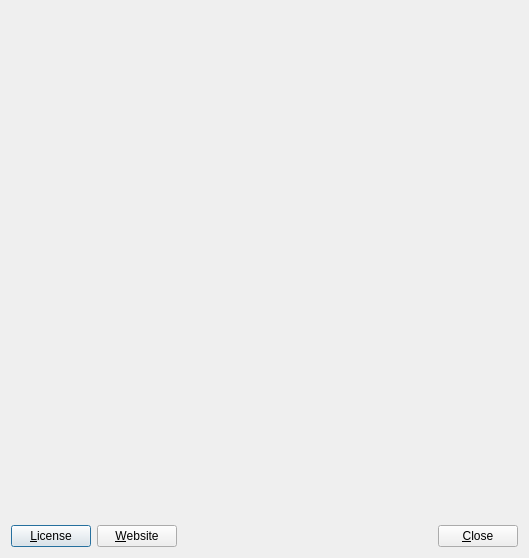
<?xml version="1.0" encoding="UTF-8"?>
<ui version="4.0">
 <class>AboutDialog</class>
 <widget class="QDialog" name="AboutDialog">
  <property name="windowModality">
   <enum>Qt::WindowModal</enum>
  </property>
  <property name="geometry">
   <rect>
    <x>0</x>
    <y>0</y>
    <width>529</width>
    <height>558</height>
   </rect>
  </property>
  <property name="sizePolicy">
   <sizepolicy hsizetype="Fixed" vsizetype="Fixed">
    <horstretch>0</horstretch>
    <verstretch>0</verstretch>
   </sizepolicy>
  </property>
  <property name="windowTitle">
   <string>About gLabels</string>
  </property>
  <property name="modal">
   <bool>true</bool>
  </property>
  <layout class="QVBoxLayout" name="verticalLayout">
   <item>
    <widget class="QLabel" name="Icon">
     <property name="text">
      <string/>
     </property>
     <property name="pixmap">
      <pixmap resource="../images.qrc">:/images/glabels-logo.png</pixmap>
     </property>
     <property name="alignment">
      <set>Qt::AlignCenter</set>
     </property>
    </widget>
   </item>
   <item>
    <widget class="QLabel" name="titleLabel">
     <property name="text">
      <string/>
     </property>
     <property name="pixmap">
      <pixmap resource="../images.qrc">:/images/glabels-label-designer.png</pixmap>
     </property>
     <property name="alignment">
      <set>Qt::AlignCenter</set>
     </property>
    </widget>
   </item>
   <item>
    <widget class="QLabel" name="aboutLabel">
     <property name="text">
      <string/>
     </property>
     <property name="textFormat">
      <enum>Qt::RichText</enum>
     </property>
     <property name="alignment">
      <set>Qt::AlignLeading|Qt::AlignLeft|Qt::AlignTop</set>
     </property>
     <property name="wordWrap">
      <bool>true</bool>
     </property>
     <property name="margin">
      <number>10</number>
     </property>
    </widget>
   </item>
   <item>
    <spacer name="verticalSpacer">
     <property name="orientation">
      <enum>Qt::Vertical</enum>
     </property>
     <property name="sizeHint" stdset="0">
      <size>
       <width>20</width>
       <height>40</height>
      </size>
     </property>
    </spacer>
   </item>
   <item>
    <layout class="QHBoxLayout" name="horizontalLayout">
     <item>
      <widget class="QPushButton" name="licenseButton">
       <property name="text">
        <string>&amp;License</string>
       </property>
      </widget>
     </item>
     <item>
      <widget class="QPushButton" name="websiteButton">
       <property name="text">
        <string>&amp;Website</string>
       </property>
      </widget>
     </item>
     <item>
      <spacer name="horizontalSpacer_3">
       <property name="orientation">
        <enum>Qt::Horizontal</enum>
       </property>
       <property name="sizeHint" stdset="0">
        <size>
         <width>40</width>
         <height>20</height>
        </size>
       </property>
      </spacer>
     </item>
     <item>
      <widget class="QPushButton" name="closeButton">
       <property name="text">
        <string>&amp;Close</string>
       </property>
      </widget>
     </item>
    </layout>
   </item>
  </layout>
 </widget>
 <resources>
  <include location="../images.qrc"/>
 </resources>
 <connections>
  <connection>
   <sender>closeButton</sender>
   <signal>clicked()</signal>
   <receiver>AboutDialog</receiver>
   <slot>accept()</slot>
   <hints>
    <hint type="sourcelabel">
     <x>322</x>
     <y>306</y>
    </hint>
    <hint type="destinationlabel">
     <x>340</x>
     <y>316</y>
    </hint>
   </hints>
  </connection>
  <connection>
   <sender>websiteButton</sender>
   <signal>clicked()</signal>
   <receiver>AboutDialog</receiver>
   <slot>onWebsiteButtonClicked()</slot>
   <hints>
    <hint type="sourcelabel">
     <x>202</x>
     <y>296</y>
    </hint>
    <hint type="destinationlabel">
     <x>211</x>
     <y>312</y>
    </hint>
   </hints>
  </connection>
  <connection>
   <sender>licenseButton</sender>
   <signal>clicked()</signal>
   <receiver>AboutDialog</receiver>
   <slot>onLicenseButtonClicked()</slot>
   <hints>
    <hint type="sourcelabel">
     <x>110</x>
     <y>294</y>
    </hint>
    <hint type="destinationlabel">
     <x>116</x>
     <y>313</y>
    </hint>
   </hints>
  </connection>
 </connections>
 <slots>
  <slot>onWebsiteButtonClicked()</slot>
  <slot>onLicenseButtonClicked()</slot>
 </slots>
</ui>
